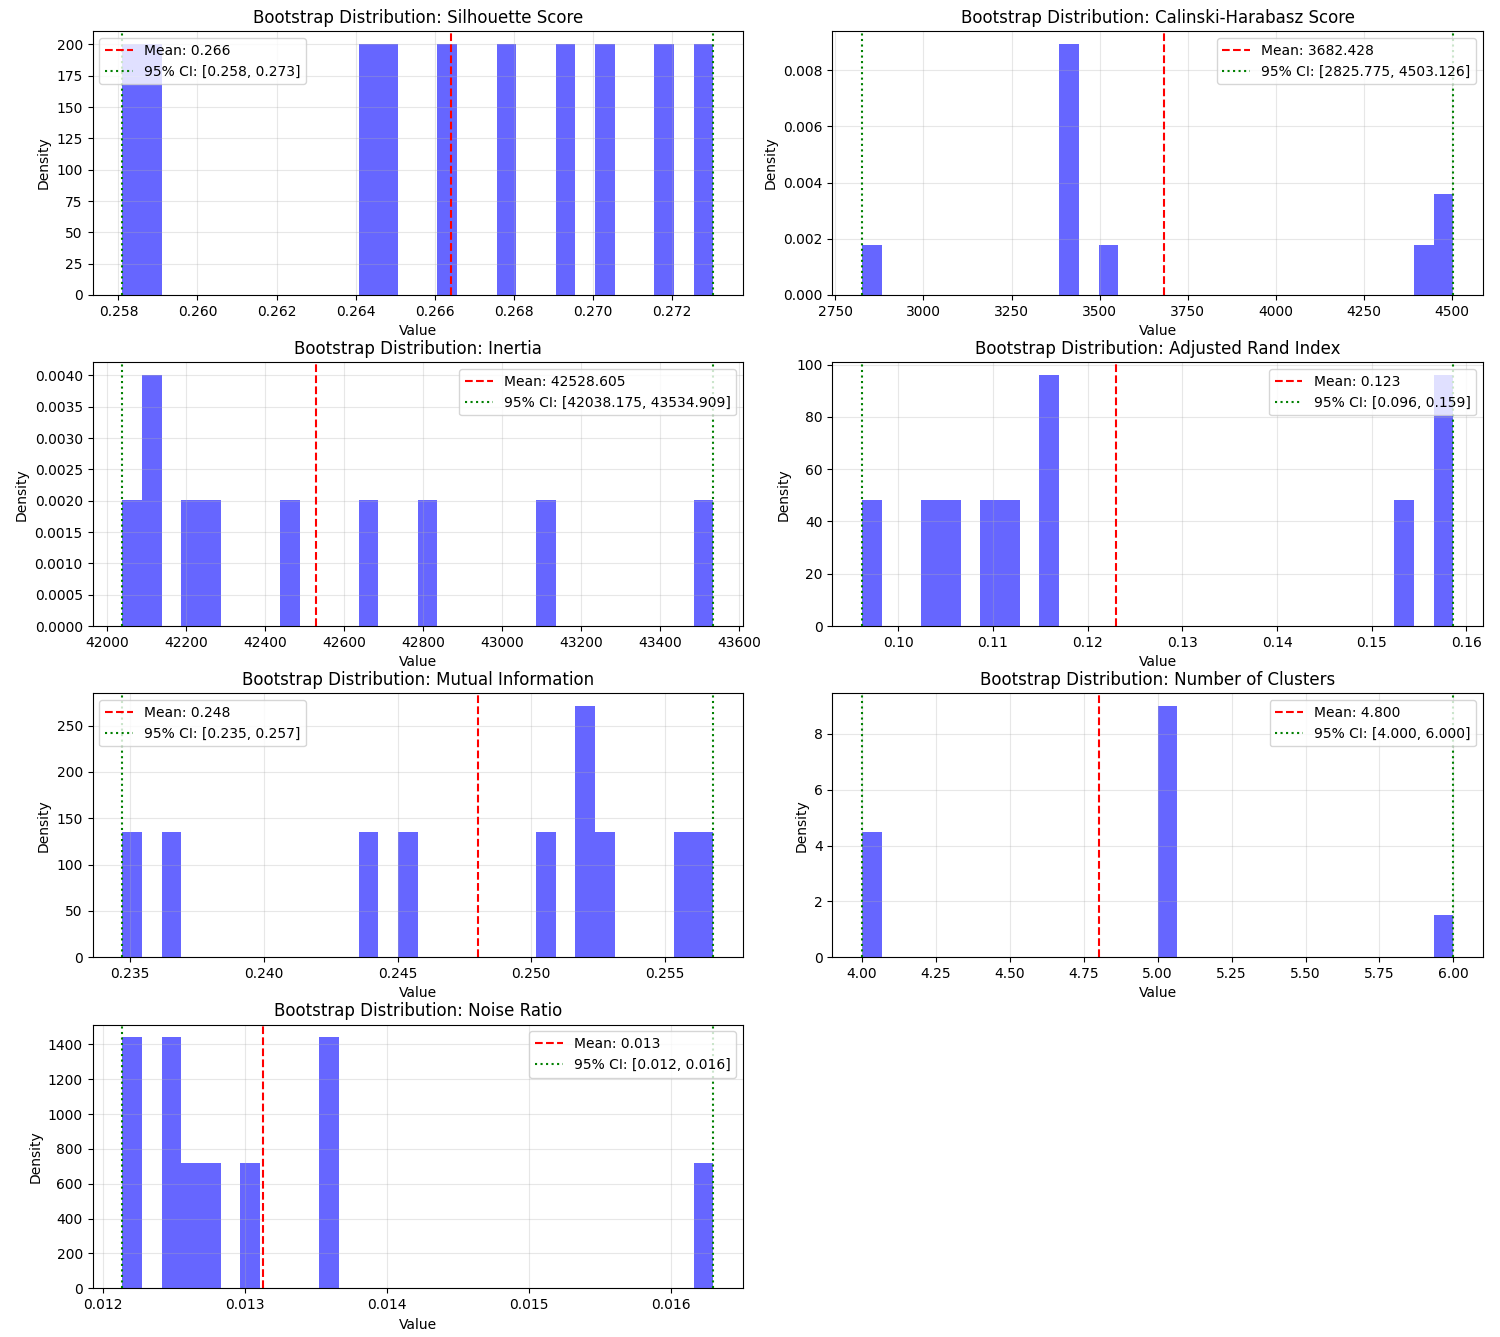

Here is the Python script that generated this plot:
import numpy as np
from performance_measures import calculate_silhouette, calculate_mutual_information, calculate_stability_score, calculate_inertia, calculate_calinski_harabasz, calculate_adjusted_rand_index
import matplotlib.pyplot as plt

def calculate_bootstrap_statistics(X, target, dbscan, n_bootstrap=100, confidence_level=0.95):
    """
    Perform bootstrap analysis of DBSCAN clustering results.
    
    Parameters:
    -----------
    X : array-like
        Input data matrix
    target : array-like
        Target values for external validation
    dbscan : CudaDBSCAN instance
        Configured DBSCAN clusterer
    n_bootstrap : int
        Number of bootstrap samples
    confidence_level : float
        Confidence level for intervals (default: 0.95)
    
    Returns:
    --------
    dict
        Dictionary containing statistical measures for each metric
    """
    n_samples = X.shape[0]
    alpha = 1 - confidence_level
    
    # Initialize arrays to store bootstrap results
    bootstrap_results = {
        'silhouette': [],
        'calinski_harabasz': [],
        'inertia': [],
        'ari': [],
        'mi': [],
        'n_clusters': [],
        'noise_ratio': []
    }
    
    # Perform bootstrap resampling
    for _ in range(n_bootstrap):
        # Generate bootstrap sample
        indices = np.random.choice(n_samples, size=n_samples, replace=True)
        X_bootstrap = X[indices]
        target_bootstrap = target[indices]
        
        # Fit DBSCAN and calculate metrics
        dbscan.fit(X_bootstrap)
        labels = dbscan.labels_
        
        # Store results
        bootstrap_results['silhouette'].append(
            calculate_silhouette_cuda(X_bootstrap, labels))
        bootstrap_results['calinski_harabasz'].append(
            calculate_calinski_harabasz(X_bootstrap, labels))
        bootstrap_results['inertia'].append(
            calculate_inertia(X_bootstrap, labels))
        bootstrap_results['ari'].append(
            calculate_adjusted_rand_index(target_bootstrap, labels))
        bootstrap_results['mi'].append(
            calculate_mutual_information(target_bootstrap, labels))
        bootstrap_results['n_clusters'].append(
            len(np.unique(labels[labels != -1])))
        bootstrap_results['noise_ratio'].append(
            np.sum(labels == -1) / len(labels))
    
    # Calculate statistics
    stats = {}
    for metric, values in bootstrap_results.items():
        values = np.array(values)
        
        # Calculate basic statistics
        mean = np.mean(values)
        std = np.std(values)
        
        # Calculate confidence intervals
        sorted_values = np.sort(values)
        lower_idx = int(np.floor(n_bootstrap * (alpha/2)))
        upper_idx = int(np.ceil(n_bootstrap * (1 - alpha/2))) - 1
        ci_lower = sorted_values[lower_idx]
        ci_upper = sorted_values[upper_idx]
        
        stats[metric] = {
            'mean': mean,
            'std': std,
            'ci_lower': ci_lower,
            'ci_upper': ci_upper,
            'bootstrap_values': values  # Store the bootstrap values for plotting
        }
    
    return stats

def print_statistical_analysis(stats):
    """
    Print formatted statistical analysis results.
    
    Parameters:
    -----------
    stats : dict
        Dictionary containing statistical measures for each metric
    """
    print("\nStatistical Analysis Results:")
    print("-" * 80)
    
    metrics_names = {
        'silhouette': 'Silhouette Score',
        'calinski_harabasz': 'Calinski-Harabasz Score',
        'inertia': 'Inertia',
        'ari': 'Adjusted Rand Index',
        'mi': 'Mutual Information',
        'n_clusters': 'Number of Clusters',
        'noise_ratio': 'Noise Ratio'
    }
    
    for metric, name in metrics_names.items():
        metric_stats = stats[metric]
        print(f"\n{name}:")
        print(f"  Mean ± Std: {metric_stats['mean']:.3f} ± {metric_stats['std']:.3f}")
        print(f"  95% CI: [{metric_stats['ci_lower']:.3f}, {metric_stats['ci_upper']:.3f}]")

def plot_bootstrap_distributions(stats):
    """
    Create visualization of bootstrap distributions for each metric.
    
    Parameters:
    -----------
    stats : dict
        Dictionary containing statistical measures for each metric
    """
    metrics = list(stats.keys())
    n_metrics = len(metrics)
    
    # Create subplot grid
    n_rows = (n_metrics + 1) // 2
    fig, axes = plt.subplots(n_rows, 2, figsize=(15, 4*n_rows))
    if n_rows == 1:
        axes = np.array([axes])  # Ensure axes is always 2D
    axes = axes.flatten()
    
    metric_names = {
        'silhouette': 'Silhouette Score',
        'calinski_harabasz': 'Calinski-Harabasz Score',
        'inertia': 'Inertia',
        'ari': 'Adjusted Rand Index',
        'mi': 'Mutual Information',
        'n_clusters': 'Number of Clusters',
        'noise_ratio': 'Noise Ratio'
    }
    
    for i, metric in enumerate(metrics):
        metric_stats = stats[metric]
        
        # Create histogram
        values = metric_stats['bootstrap_values']
        axes[i].hist(values, bins=30, density=True, alpha=0.6, color='blue')
        
        # Add mean and CI lines
        axes[i].axvline(metric_stats['mean'], color='red', linestyle='--',
                       label=f"Mean: {metric_stats['mean']:.3f}")
        axes[i].axvline(metric_stats['ci_lower'], color='green', linestyle=':',
                       label=f"95% CI: [{metric_stats['ci_lower']:.3f}, {metric_stats['ci_upper']:.3f}]")
        axes[i].axvline(metric_stats['ci_upper'], color='green', linestyle=':')
        
        # Customize plot
        metric_name = metric_names.get(metric, metric)
        axes[i].set_title(f"Bootstrap Distribution: {metric_name}")
        axes[i].set_xlabel("Value")
        axes[i].set_ylabel("Density")
        axes[i].legend()
        axes[i].grid(True, alpha=0.3)
    
    # Remove empty subplots if any
    for i in range(len(metrics), len(axes)):
        fig.delaxes(axes[i])
    
    plt.tight_layout()
    plt.show()
